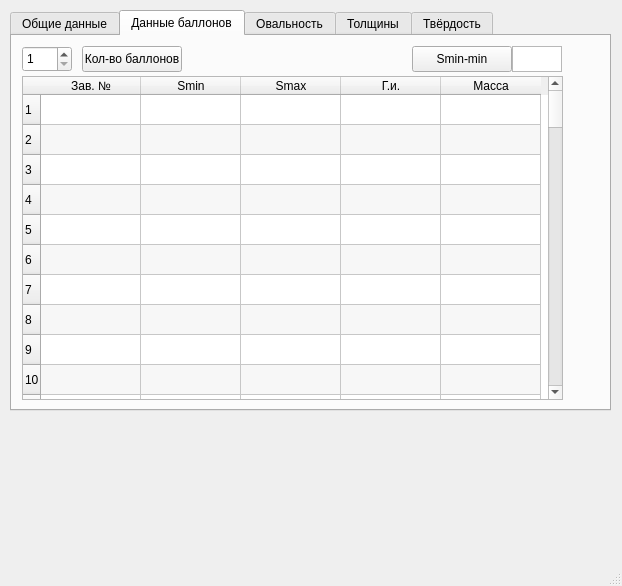
<?xml version="1.0" encoding="UTF-8"?>
<ui version="4.0">
 <class>MainWindow</class>
 <widget class="QMainWindow" name="MainWindow">
  <property name="geometry">
   <rect>
    <x>0</x>
    <y>0</y>
    <width>622</width>
    <height>586</height>
   </rect>
  </property>
  <property name="sizePolicy">
   <sizepolicy hsizetype="Fixed" vsizetype="Fixed">
    <horstretch>0</horstretch>
    <verstretch>0</verstretch>
   </sizepolicy>
  </property>
  <property name="windowTitle">
   <string>MainWindow</string>
  </property>
  <widget class="QWidget" name="centralwidget">
   <widget class="QTabWidget" name="tabWidget">
    <property name="geometry">
     <rect>
      <x>10</x>
      <y>10</y>
      <width>601</width>
      <height>401</height>
     </rect>
    </property>
    <property name="sizePolicy">
     <sizepolicy hsizetype="Expanding" vsizetype="Expanding">
      <horstretch>0</horstretch>
      <verstretch>0</verstretch>
     </sizepolicy>
    </property>
    <property name="currentIndex">
     <number>1</number>
    </property>
    <widget class="QWidget" name="general_info">
     <attribute name="title">
      <string>Общие данные</string>
     </attribute>
     <widget class="QWidget" name="">
      <property name="geometry">
       <rect>
        <x>119</x>
        <y>179</y>
        <width>394</width>
        <height>81</height>
       </rect>
      </property>
      <layout class="QVBoxLayout" name="verticalLayout_6">
       <item>
        <layout class="QHBoxLayout" name="horizontalLayout">
         <item>
          <layout class="QVBoxLayout" name="verticalLayout_5">
           <property name="spacing">
            <number>6</number>
           </property>
           <item>
            <widget class="QLabel" name="label_3">
             <property name="sizePolicy">
              <sizepolicy hsizetype="Expanding" vsizetype="Expanding">
               <horstretch>0</horstretch>
               <verstretch>0</verstretch>
              </sizepolicy>
             </property>
             <property name="minimumSize">
              <size>
               <width>221</width>
               <height>13</height>
              </size>
             </property>
             <property name="maximumSize">
              <size>
               <width>221</width>
               <height>13</height>
              </size>
             </property>
             <property name="text">
              <string>Конструкция</string>
             </property>
            </widget>
           </item>
           <item>
            <widget class="QComboBox" name="construction">
             <property name="editable">
              <bool>true</bool>
             </property>
             <item>
              <property name="text">
               <string>цельнокованный с заваркой днища</string>
              </property>
             </item>
             <item>
              <property name="text">
               <string>цельнотянутый</string>
              </property>
             </item>
             <item>
              <property name="text">
               <string>цельнотянутый с внутренней резьбой</string>
              </property>
             </item>
             <item>
              <property name="text">
               <string>цельнотянутый с внешней резьбой</string>
              </property>
             </item>
            </widget>
           </item>
          </layout>
         </item>
         <item>
          <layout class="QVBoxLayout" name="verticalLayout_4">
           <item>
            <widget class="QLabel" name="label_2">
             <property name="minimumSize">
              <size>
               <width>89</width>
               <height>13</height>
              </size>
             </property>
             <property name="maximumSize">
              <size>
               <width>89</width>
               <height>13</height>
              </size>
             </property>
             <property name="text">
              <string>Материал</string>
             </property>
            </widget>
           </item>
           <item>
            <widget class="QComboBox" name="material">
             <property name="editable">
              <bool>true</bool>
             </property>
             <item>
              <property name="text">
               <string>сталь 38ХА</string>
              </property>
             </item>
             <item>
              <property name="text">
               <string>сталь 09Г2С</string>
              </property>
             </item>
            </widget>
           </item>
          </layout>
         </item>
         <item>
          <layout class="QVBoxLayout" name="verticalLayout_3">
           <item>
            <widget class="QLabel" name="label">
             <property name="minimumSize">
              <size>
               <width>62</width>
               <height>13</height>
              </size>
             </property>
             <property name="maximumSize">
              <size>
               <width>62</width>
               <height>13</height>
              </size>
             </property>
             <property name="text">
              <string>Раб. среда</string>
             </property>
            </widget>
           </item>
           <item>
            <widget class="QComboBox" name="rab_sreda">
             <property name="editable">
              <bool>true</bool>
             </property>
             <item>
              <property name="text">
               <string>Воздух</string>
              </property>
             </item>
             <item>
              <property name="text">
               <string>Азот</string>
              </property>
             </item>
            </widget>
           </item>
          </layout>
         </item>
        </layout>
       </item>
       <item>
        <widget class="QPlainTextEdit" name="vladelec">
         <property name="minimumSize">
          <size>
           <width>392</width>
           <height>30</height>
          </size>
         </property>
         <property name="maximumSize">
          <size>
           <width>392</width>
           <height>30</height>
          </size>
         </property>
         <property name="font">
          <font>
           <family>Times New Roman</family>
           <pointsize>10</pointsize>
          </font>
         </property>
         <property name="layoutDirection">
          <enum>Qt::LeftToRight</enum>
         </property>
         <property name="plainText">
          <string/>
         </property>
         <property name="overwriteMode">
          <bool>false</bool>
         </property>
         <property name="placeholderText">
          <string>Владелец</string>
         </property>
        </widget>
       </item>
      </layout>
     </widget>
     <widget class="QWidget" name="">
      <property name="geometry">
       <rect>
        <x>119</x>
        <y>11</y>
        <width>462</width>
        <height>162</height>
       </rect>
      </property>
      <layout class="QVBoxLayout" name="verticalLayout">
       <property name="spacing">
        <number>0</number>
       </property>
       <item>
        <widget class="QPlainTextEdit" name="zav_nums">
         <property name="sizePolicy">
          <sizepolicy hsizetype="Expanding" vsizetype="Expanding">
           <horstretch>0</horstretch>
           <verstretch>0</verstretch>
          </sizepolicy>
         </property>
         <property name="minimumSize">
          <size>
           <width>460</width>
           <height>40</height>
          </size>
         </property>
         <property name="maximumSize">
          <size>
           <width>460</width>
           <height>40</height>
          </size>
         </property>
         <property name="font">
          <font>
           <family>Times New Roman</family>
           <pointsize>10</pointsize>
          </font>
         </property>
         <property name="layoutDirection">
          <enum>Qt::LeftToRight</enum>
         </property>
         <property name="plainText">
          <string/>
         </property>
         <property name="overwriteMode">
          <bool>false</bool>
         </property>
         <property name="placeholderText">
          <string>Заводские номера №№</string>
         </property>
        </widget>
       </item>
       <item>
        <widget class="QPlainTextEdit" name="reg_nums">
         <property name="minimumSize">
          <size>
           <width>460</width>
           <height>40</height>
          </size>
         </property>
         <property name="maximumSize">
          <size>
           <width>460</width>
           <height>40</height>
          </size>
         </property>
         <property name="font">
          <font>
           <family>Times New Roman</family>
           <pointsize>10</pointsize>
          </font>
         </property>
         <property name="layoutDirection">
          <enum>Qt::LeftToRight</enum>
         </property>
         <property name="plainText">
          <string/>
         </property>
         <property name="overwriteMode">
          <bool>false</bool>
         </property>
         <property name="placeholderText">
          <string>Регистрационные номера №№</string>
         </property>
        </widget>
       </item>
       <item>
        <widget class="QPlainTextEdit" name="place">
         <property name="minimumSize">
          <size>
           <width>460</width>
           <height>40</height>
          </size>
         </property>
         <property name="maximumSize">
          <size>
           <width>460</width>
           <height>40</height>
          </size>
         </property>
         <property name="font">
          <font>
           <family>Times New Roman</family>
           <pointsize>10</pointsize>
          </font>
         </property>
         <property name="layoutDirection">
          <enum>Qt::LeftToRight</enum>
         </property>
         <property name="plainText">
          <string/>
         </property>
         <property name="overwriteMode">
          <bool>false</bool>
         </property>
         <property name="placeholderText">
          <string>Место установки</string>
         </property>
        </widget>
       </item>
       <item>
        <widget class="QPlainTextEdit" name="zavod_name">
         <property name="minimumSize">
          <size>
           <width>460</width>
           <height>40</height>
          </size>
         </property>
         <property name="maximumSize">
          <size>
           <width>460</width>
           <height>40</height>
          </size>
         </property>
         <property name="font">
          <font>
           <family>Times New Roman</family>
           <pointsize>10</pointsize>
          </font>
         </property>
         <property name="layoutDirection">
          <enum>Qt::LeftToRight</enum>
         </property>
         <property name="plainText">
          <string/>
         </property>
         <property name="overwriteMode">
          <bool>false</bool>
         </property>
         <property name="placeholderText">
          <string>Предприятие-изготовитель</string>
         </property>
        </widget>
       </item>
      </layout>
     </widget>
     <widget class="QWidget" name="">
      <property name="geometry">
       <rect>
        <x>11</x>
        <y>11</y>
        <width>102</width>
        <height>299</height>
       </rect>
      </property>
      <layout class="QVBoxLayout" name="verticalLayout_2">
       <property name="spacing">
        <number>0</number>
       </property>
       <property name="sizeConstraint">
        <enum>QLayout::SetDefaultConstraint</enum>
       </property>
       <item>
        <widget class="QPlainTextEdit" name="reg_number">
         <property name="minimumSize">
          <size>
           <width>100</width>
           <height>27</height>
          </size>
         </property>
         <property name="maximumSize">
          <size>
           <width>100</width>
           <height>27</height>
          </size>
         </property>
         <property name="font">
          <font>
           <family>Times New Roman</family>
           <pointsize>10</pointsize>
          </font>
         </property>
         <property name="layoutDirection">
          <enum>Qt::LeftToRight</enum>
         </property>
         <property name="plainText">
          <string/>
         </property>
         <property name="overwriteMode">
          <bool>false</bool>
         </property>
         <property name="placeholderText">
          <string>Рег/уч №</string>
         </property>
        </widget>
       </item>
       <item>
        <widget class="QPlainTextEdit" name="gost">
         <property name="minimumSize">
          <size>
           <width>100</width>
           <height>27</height>
          </size>
         </property>
         <property name="maximumSize">
          <size>
           <width>100</width>
           <height>27</height>
          </size>
         </property>
         <property name="font">
          <font>
           <family>Times New Roman</family>
           <pointsize>10</pointsize>
          </font>
         </property>
         <property name="layoutDirection">
          <enum>Qt::LeftToRight</enum>
         </property>
         <property name="plainText">
          <string/>
         </property>
         <property name="overwriteMode">
          <bool>false</bool>
         </property>
         <property name="placeholderText">
          <string>ГОСТ №</string>
         </property>
        </widget>
       </item>
       <item>
        <widget class="QPlainTextEdit" name="chertezh">
         <property name="minimumSize">
          <size>
           <width>100</width>
           <height>27</height>
          </size>
         </property>
         <property name="maximumSize">
          <size>
           <width>100</width>
           <height>27</height>
          </size>
         </property>
         <property name="font">
          <font>
           <family>Times New Roman</family>
           <pointsize>10</pointsize>
          </font>
         </property>
         <property name="layoutDirection">
          <enum>Qt::LeftToRight</enum>
         </property>
         <property name="plainText">
          <string/>
         </property>
         <property name="overwriteMode">
          <bool>false</bool>
         </property>
         <property name="placeholderText">
          <string>чертёж №</string>
         </property>
        </widget>
       </item>
       <item>
        <widget class="QPlainTextEdit" name="zakl_number">
         <property name="minimumSize">
          <size>
           <width>100</width>
           <height>27</height>
          </size>
         </property>
         <property name="maximumSize">
          <size>
           <width>100</width>
           <height>27</height>
          </size>
         </property>
         <property name="font">
          <font>
           <family>Times New Roman</family>
           <pointsize>10</pointsize>
          </font>
         </property>
         <property name="layoutDirection">
          <enum>Qt::LeftToRight</enum>
         </property>
         <property name="plainText">
          <string/>
         </property>
         <property name="overwriteMode">
          <bool>false</bool>
         </property>
         <property name="placeholderText">
          <string>Заключение №</string>
         </property>
        </widget>
       </item>
       <item>
        <widget class="QPlainTextEdit" name="p_rasch">
         <property name="minimumSize">
          <size>
           <width>100</width>
           <height>27</height>
          </size>
         </property>
         <property name="maximumSize">
          <size>
           <width>100</width>
           <height>27</height>
          </size>
         </property>
         <property name="font">
          <font>
           <family>Times New Roman</family>
           <pointsize>10</pointsize>
          </font>
         </property>
         <property name="layoutDirection">
          <enum>Qt::LeftToRight</enum>
         </property>
         <property name="plainText">
          <string/>
         </property>
         <property name="overwriteMode">
          <bool>false</bool>
         </property>
         <property name="placeholderText">
          <string>Ррасч, кгс/см2</string>
         </property>
        </widget>
       </item>
       <item>
        <widget class="QPlainTextEdit" name="p_rab">
         <property name="minimumSize">
          <size>
           <width>100</width>
           <height>27</height>
          </size>
         </property>
         <property name="maximumSize">
          <size>
           <width>100</width>
           <height>27</height>
          </size>
         </property>
         <property name="font">
          <font>
           <family>Times New Roman</family>
           <pointsize>10</pointsize>
          </font>
         </property>
         <property name="layoutDirection">
          <enum>Qt::LeftToRight</enum>
         </property>
         <property name="plainText">
          <string/>
         </property>
         <property name="overwriteMode">
          <bool>false</bool>
         </property>
         <property name="placeholderText">
          <string>Рраб, кгс/см2</string>
         </property>
        </widget>
       </item>
       <item>
        <widget class="QPlainTextEdit" name="s_isp">
         <property name="minimumSize">
          <size>
           <width>100</width>
           <height>27</height>
          </size>
         </property>
         <property name="maximumSize">
          <size>
           <width>100</width>
           <height>27</height>
          </size>
         </property>
         <property name="font">
          <font>
           <family>Times New Roman</family>
           <pointsize>10</pointsize>
          </font>
         </property>
         <property name="layoutDirection">
          <enum>Qt::LeftToRight</enum>
         </property>
         <property name="plainText">
          <string/>
         </property>
         <property name="overwriteMode">
          <bool>false</bool>
         </property>
         <property name="placeholderText">
          <string>S-исп, мм</string>
         </property>
        </widget>
       </item>
       <item>
        <widget class="QPlainTextEdit" name="volume">
         <property name="minimumSize">
          <size>
           <width>100</width>
           <height>27</height>
          </size>
         </property>
         <property name="maximumSize">
          <size>
           <width>100</width>
           <height>27</height>
          </size>
         </property>
         <property name="font">
          <font>
           <family>Times New Roman</family>
           <pointsize>10</pointsize>
          </font>
         </property>
         <property name="layoutDirection">
          <enum>Qt::LeftToRight</enum>
         </property>
         <property name="plainText">
          <string/>
         </property>
         <property name="overwriteMode">
          <bool>false</bool>
         </property>
         <property name="placeholderText">
          <string>V-объём, л</string>
         </property>
        </widget>
       </item>
       <item>
        <widget class="QPlainTextEdit" name="length">
         <property name="minimumSize">
          <size>
           <width>100</width>
           <height>27</height>
          </size>
         </property>
         <property name="maximumSize">
          <size>
           <width>100</width>
           <height>27</height>
          </size>
         </property>
         <property name="font">
          <font>
           <family>Times New Roman</family>
           <pointsize>10</pointsize>
          </font>
         </property>
         <property name="layoutDirection">
          <enum>Qt::LeftToRight</enum>
         </property>
         <property name="plainText">
          <string/>
         </property>
         <property name="overwriteMode">
          <bool>false</bool>
         </property>
         <property name="placeholderText">
          <string>Длина, мм</string>
         </property>
        </widget>
       </item>
       <item>
        <widget class="QPlainTextEdit" name="d_nar">
         <property name="minimumSize">
          <size>
           <width>100</width>
           <height>27</height>
          </size>
         </property>
         <property name="maximumSize">
          <size>
           <width>100</width>
           <height>27</height>
          </size>
         </property>
         <property name="font">
          <font>
           <family>Times New Roman</family>
           <pointsize>10</pointsize>
          </font>
         </property>
         <property name="layoutDirection">
          <enum>Qt::LeftToRight</enum>
         </property>
         <property name="plainText">
          <string/>
         </property>
         <property name="overwriteMode">
          <bool>false</bool>
         </property>
         <property name="placeholderText">
          <string>Dнар, мм</string>
         </property>
        </widget>
       </item>
       <item>
        <widget class="QPlainTextEdit" name="g_vvod">
         <property name="minimumSize">
          <size>
           <width>100</width>
           <height>27</height>
          </size>
         </property>
         <property name="maximumSize">
          <size>
           <width>100</width>
           <height>27</height>
          </size>
         </property>
         <property name="font">
          <font>
           <family>Times New Roman</family>
           <pointsize>10</pointsize>
          </font>
         </property>
         <property name="layoutDirection">
          <enum>Qt::LeftToRight</enum>
         </property>
         <property name="plainText">
          <string/>
         </property>
         <property name="overwriteMode">
          <bool>false</bool>
         </property>
         <property name="placeholderText">
          <string>Ввод в экспл.</string>
         </property>
        </widget>
       </item>
      </layout>
     </widget>
    </widget>
    <widget class="QWidget" name="ballon_data">
     <attribute name="title">
      <string>Данные баллонов</string>
     </attribute>
     <widget class="QSpinBox" name="amount">
      <property name="geometry">
       <rect>
        <x>10</x>
        <y>10</y>
        <width>50</width>
        <height>26</height>
       </rect>
      </property>
      <property name="frame">
       <bool>true</bool>
      </property>
      <property name="readOnly">
       <bool>false</bool>
      </property>
      <property name="buttonSymbols">
       <enum>QAbstractSpinBox::UpDownArrows</enum>
      </property>
      <property name="keyboardTracking">
       <bool>false</bool>
      </property>
      <property name="minimum">
       <number>1</number>
      </property>
      <property name="maximum">
       <number>100</number>
      </property>
      <property name="displayIntegerBase">
       <number>10</number>
      </property>
     </widget>
     <widget class="QPushButton" name="pushButt_amount">
      <property name="geometry">
       <rect>
        <x>70</x>
        <y>10</y>
        <width>100</width>
        <height>26</height>
       </rect>
      </property>
      <property name="text">
       <string>Кол-во баллонов</string>
      </property>
     </widget>
     <widget class="QTableWidget" name="tableWidget">
      <property name="geometry">
       <rect>
        <x>10</x>
        <y>40</y>
        <width>541</width>
        <height>324</height>
       </rect>
      </property>
      <property name="frameShape">
       <enum>QFrame::StyledPanel</enum>
      </property>
      <property name="frameShadow">
       <enum>QFrame::Sunken</enum>
      </property>
      <property name="verticalScrollBarPolicy">
       <enum>Qt::ScrollBarAlwaysOn</enum>
      </property>
      <property name="horizontalScrollBarPolicy">
       <enum>Qt::ScrollBarAlwaysOff</enum>
      </property>
      <property name="sizeAdjustPolicy">
       <enum>QAbstractScrollArea::AdjustIgnored</enum>
      </property>
      <property name="tabKeyNavigation">
       <bool>true</bool>
      </property>
      <property name="alternatingRowColors">
       <bool>true</bool>
      </property>
      <property name="verticalScrollMode">
       <enum>QAbstractItemView::ScrollPerItem</enum>
      </property>
      <property name="gridStyle">
       <enum>Qt::SolidLine</enum>
      </property>
      <property name="sortingEnabled">
       <bool>false</bool>
      </property>
      <property name="cornerButtonEnabled">
       <bool>true</bool>
      </property>
      <property name="rowCount">
       <number>80</number>
      </property>
      <property name="columnCount">
       <number>5</number>
      </property>
      <row/>
      <row/>
      <row/>
      <row/>
      <row/>
      <row/>
      <row/>
      <row/>
      <row/>
      <row/>
      <row/>
      <row/>
      <row/>
      <row/>
      <row/>
      <row/>
      <row/>
      <row/>
      <row/>
      <row/>
      <row/>
      <row/>
      <row/>
      <row/>
      <row/>
      <row/>
      <row/>
      <row/>
      <row/>
      <row/>
      <row/>
      <row/>
      <row/>
      <row/>
      <row/>
      <row/>
      <row/>
      <row/>
      <row/>
      <row/>
      <row/>
      <row/>
      <row/>
      <row/>
      <row/>
      <row/>
      <row/>
      <row/>
      <row/>
      <row/>
      <row/>
      <row/>
      <row/>
      <row/>
      <row/>
      <row/>
      <row/>
      <row/>
      <row/>
      <row/>
      <row/>
      <row/>
      <row/>
      <row/>
      <row/>
      <row/>
      <row/>
      <row/>
      <row/>
      <row/>
      <row/>
      <row/>
      <row/>
      <row/>
      <row/>
      <row/>
      <row/>
      <row/>
      <row/>
      <row/>
      <column>
       <property name="text">
        <string>Зав. №</string>
       </property>
      </column>
      <column>
       <property name="text">
        <string>Smin</string>
       </property>
      </column>
      <column>
       <property name="text">
        <string>Smax</string>
       </property>
      </column>
      <column>
       <property name="text">
        <string>Г.и.</string>
       </property>
      </column>
      <column>
       <property name="text">
        <string>Масса</string>
       </property>
      </column>
     </widget>
     <widget class="QPushButton" name="pushButt_sMinMin">
      <property name="geometry">
       <rect>
        <x>400</x>
        <y>10</y>
        <width>100</width>
        <height>26</height>
       </rect>
      </property>
      <property name="text">
       <string>Smin-min</string>
      </property>
     </widget>
     <widget class="QPlainTextEdit" name="sMinTotal">
      <property name="geometry">
       <rect>
        <x>500</x>
        <y>10</y>
        <width>50</width>
        <height>26</height>
       </rect>
      </property>
     </widget>
    </widget>
    <widget class="QWidget" name="ovalnost">
     <attribute name="title">
      <string>Овальность</string>
     </attribute>
    </widget>
    <widget class="QWidget" name="tolshiny">
     <attribute name="title">
      <string>Толщины</string>
     </attribute>
    </widget>
    <widget class="QWidget" name="tverdost">
     <attribute name="title">
      <string>Твёрдость</string>
     </attribute>
    </widget>
   </widget>
  </widget>
  <widget class="QStatusBar" name="statusbar"/>
 </widget>
 <resources/>
 <connections/>
</ui>
